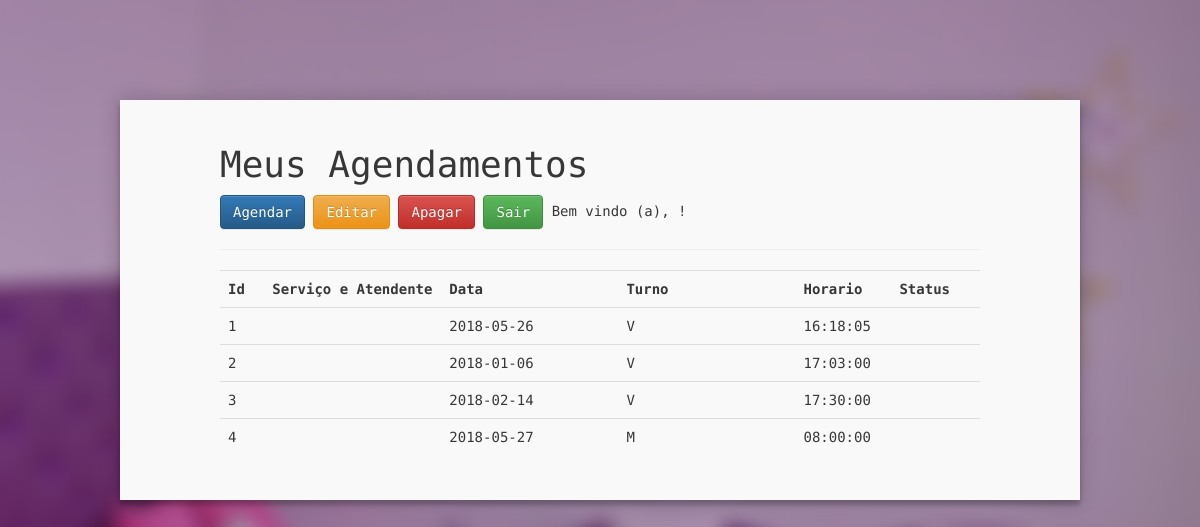
Page /sistema/listarAgendamentoAdmin.php on the committed database.
### tables this page shows
CREATE TABLE `agendamento` (
  `id` int(11) unsigned NOT NULL AUTO_INCREMENT,
  `id_cliente` int(11) unsigned NOT NULL,
  `atendente_servico_id` int(10) unsigned DEFAULT NULL,
  `status_id` int(10) unsigned DEFAULT NULL,
  `data` date NOT NULL,
  `turno` mediumtext NOT NULL,
  `horario` time DEFAULT NULL,
  PRIMARY KEY (`id`),
  UNIQUE KEY `id_UNIQUE` (`id`),
  KEY `fk_agendamento_1_idx` (`id_cliente`),
  KEY `fk_agendamento_1_idx1` (`status_id`),
  KEY `fk_agendamento_3_idx` (`atendente_servico_id`),
  KEY `index6` (`atendente_servico_id`,`data`,`horario`),
  CONSTRAINT `fk_agendamento_1` FOREIGN KEY (`status_id`) REFERENCES `status` (`id`),
  CONSTRAINT `fk_agendamento_2` FOREIGN KEY (`id_cliente`) REFERENCES `customers` (`id`),
  CONSTRAINT `fk_agendamento_3` FOREIGN KEY (`atendente_servico_id`) REFERENCES `atendentes_servicos` (`id`) ON UPDATE NO ACTION
);

### sistema/listarAgendamentoAdmin.php (the view, shortened to what this page needs)
<?php
$db = new mysqli("localhost","root","","esmalteria_estrela");
?>
<!DOCTYPE html>
<html>
<head>
    <link rel="stylesheet" href="https://maxcdn.bootstrapcdn.com/bootstrap/3.3.7/css/bootstrap.min.css">
    <link rel="stylesheet" href="https://maxcdn.bootstrapcdn.com/bootstrap/3.3.7/css/bootstrap-theme.min.css">
    <link href="../css/sistema.css" rel="stylesheet">
</head>
<body>
    <div class="boxAgendar">
        <h1>Meus Agendamentos</h1>
        <a class="btn btn-primary" href="cadastrarAgendamentoUser.php" role="button">Agendar</a>
        <a class="btn btn-warning" href='editar_os.php?id=$id'>Editar</a>
        <a class="btn btn-danger" href='apagar_os.php?id=$id'>Apagar</a>
        <a class="btn btn-success" href="../sair.php" role="button">Sair</a>
        Bem vindo (a),  <?= $_SESSION['nome']?> <?= $_SESSION['sobrenome']?>!
        <br>
        <hr>
        <table class="table table-striped">
            <tr>
                <th width="5%">Id</th>
                <th width="20%">Serviço e Atendente</th>
                <th width="20%">Data</th>
                <th width="20%">Turno</th>
                <th width="10%">Horario</th>
                <th width="10%">Status</th>
        </tr>
        <?php
        $sql = "SELECT * FROM agendamento";
        $retorno = $db->query($sql);
        while($registro = $retorno->fetch_array()){
            $id =       $registro["id"];
            $servico_atendente =  $registro["servico_atendente"];
            $data =   $registro["data"];
            $turno =   $registro["turno"];
            $horario =   $registro["horario"];
            $status =   $registro["status"];
                echo "<tr>
                <td>$id</td>
                <td>$servico_atendente</td>
                <td>$data</td>
                <td>$turno</td>
                <td>$horario</td>
                <td>$status</td>
                </tr>";
            }
            ?>
        </table>
    </div>
</body>
</html>

### css/sistema.css (style rules this page uses)
body { background:url("../img/header-bgestrelafocus.jpg")no-repeat; color: #373737; font-family: 'Encode Sans Condensed', sans-serif; }
th { text-align: left; }
.boxAgendar { width: 80%; background: #F9F9F9; padding: 25px; padding-left: 100px; padding-right: 100px; margin: 100px 0 auto; margin-left: auto; margin-right: auto; box-shadow: 0 0 20px 0 rgba(0, 0, 0, 0.2), 0 5px 5px 0 rgba(0, 0, 0, 0.24); }

### rows in the picture
agendamento: id "1", data "2018-05-26", turno "V", horario "16:18:05"
agendamento: id "2", data "2018-01-06", turno "V", horario "17:03:00"
agendamento: id "3", data "2018-02-14", turno "V", horario "17:30:00"
agendamento: id "4", data "2018-05-27", turno "M", horario "08:00:00"
